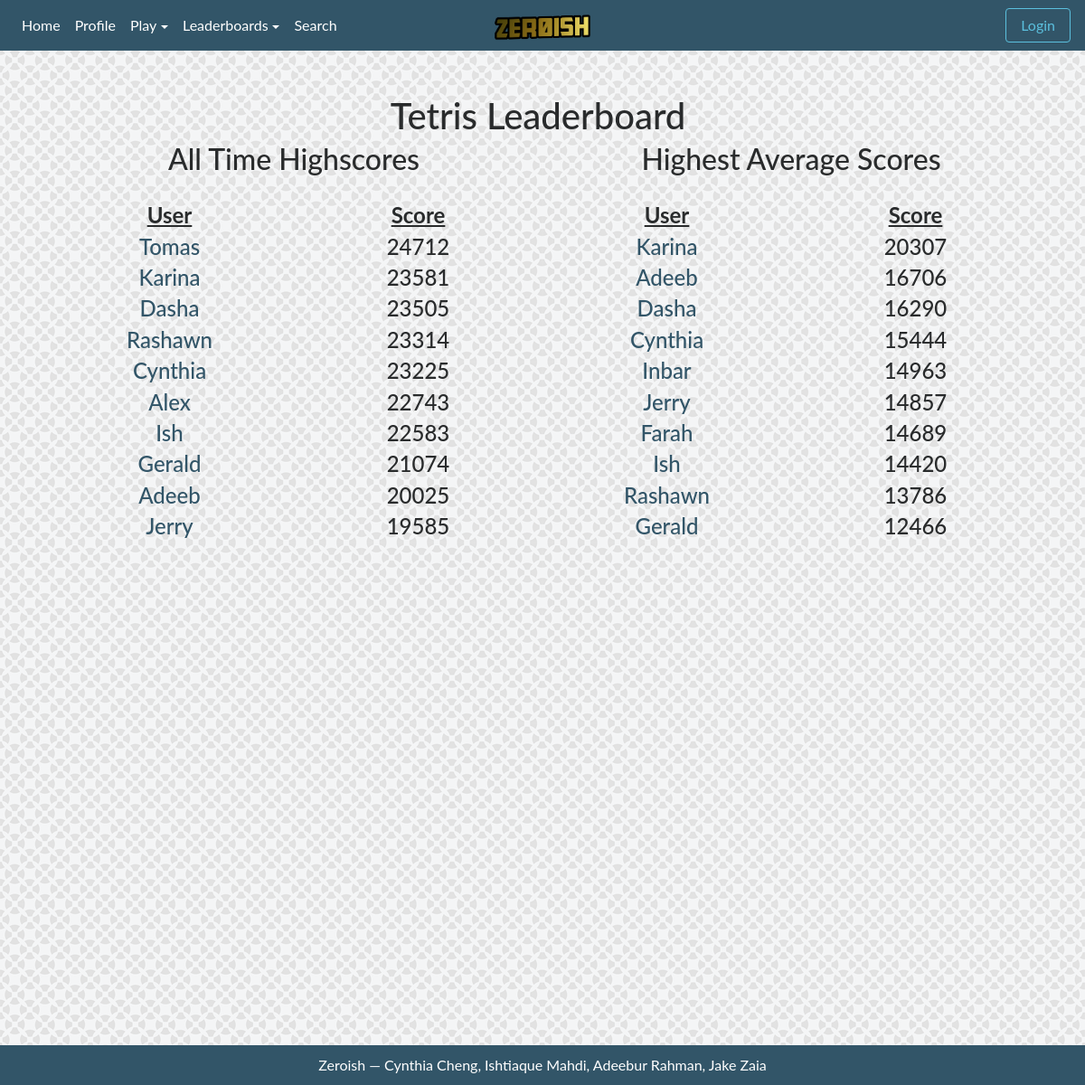
/tetris/leaderboard, run on the app's committed database.
### tables this page shows
CREATE TABLE tetris (username TEXT PRIMARY KEY, scores TEXT, average REAL, highscore NUMERIC, numplayed NUMERIC);

### app.py (the view)
@app.route("/tetris/leaderboard")
def tetris_leaderboard():
    if 'username' in session:
        logged = True
    else:
        logged = False
    return render_template("leaderboard.html", logged=logged, game="Tetris",
                           highscores = tetris.get_highscores(),
                           averages = tetris.get_averages())

### utils/tetris.py (called while the page is built)
def get_highscores():
    db = sqlite3.connect(f)
    user_info = db.cursor().execute('SELECT username, highscore FROM tetris;').fetchall()
    dic = {}
    for data in user_info:
        dic[data[0]] = data[1]
    scores = []
    for line in sorted(dic.items(), key=lambda dic: dic[1], reverse=True):
        scores.append( [line[0], line[1]] )
    return scores[:10]

def get_averages():
    db = sqlite3.connect(f)
    user_info = db.cursor().execute('SELECT username, average FROM tetris;').fetchall()
    dic = {}
    for data in user_info:
        dic[data[0]] = data[1]
    scores = []
    for line in sorted(dic.items(), key=lambda dic: dic[1], reverse=True):
        scores.append( [line[0], line[1]] )
    return scores[:10]

### templates/leaderboard.html (shortened to what this page needs)
{% extends "template.html" %}
{% block content %}
<br>
<div class="container">
  <div class="row">
    <div class="col"></div>
    <div class="col"><h1>{{ game }} Leaderboard</h1></div>
    <div class="col"></div>
  </div>
  <div class="row">
    <div class="col">
      <center>
        <h2> All Time Highscores</h2>
        <br>
        <div class="row">
          <div class="col">
            <h4><b><u>User</u></b></h4>
          </div>
          <div class="col">
            <h4><b><u>Score</u></b></h4>
          </div>
        </div>
        {% for data in highscores %}
        <div class="row">
          <div class="col">
            <a href="/profile?user={{ data[0] }}"><h4>{{ data[0] }}</h4></a>
          </div>
          <div class="col">
            <h4>{{ data[1] }}</h4>
          </div>
        </div>
        {% endfor %}
      </center>
    </div>
    <div class="col">
      <center>
        <h2> Highest Average Scores </h2>
        <br>
        <div class="row">
          <div class="col">
            <h4><b><u>User</u></b></h4>
          </div>
          <div class="col">
            <h4><b><u>Score</u></b></h4>
          </div>
        </div>
        {% for data in averages %}
        <div class="row">
          <div class="col">
            <a href="/profile?user={{ data[0] }}"><h4>{{ data[0] }}</h4></a>
          </div>
          <div class="col">
            <h4>{{ data[1]|int }}</h4>
          </div>
        </div>
        {% endfor %}
      </center>
    </div>
  </div>
</div>
{% endblock %}

### templates/template.html (shortened to what this page needs)
<!DOCTYPE html>
<html lang="en">
  <head>
    <link rel="stylesheet" type="text/css" href="{{ url_for('static',filename='css/bootstrap.min.css') }}">
    <link rel="stylesheet" type="text/css" href="{{ url_for('static',filename='css/style.css') }}">
  </head>
  <body>
    <nav class="navbar fixed-top navbar-toggleable-md navbar-inverse">
      <ul class="navbar-nav mr-auto">
        <li class="nav-item navbar-center" style="top: 0px;">
          <a href="/"><img src="{{ url_for('static',filename='img/logo.png') }}" alt="logo" height="75px" style="padding-bottom: 15px;"></a>
        </li>
        <div class="collapse navbar-collapse" id="navbarSupportedContent">
          <li class="nav-item active">
            <a class="nav-link" href="/">Home</a>
          </li>
          <li class="nav-item active">
            <a class="nav-link" href="/profile">Profile</a>
          </li>
          <li class="nav-item active dropdown">
            <a class="nav-link dropdown-toggle" href="/" data-toggle="dropdown">Play</a>
          </li>
          <li class="nav-item active dropdown">
            <a class="nav-link dropdown-toggle" href="/" data-toggle="dropdown">Leaderboards</a>
          </li>
          <li class="nav-item active">
            <a class="nav-link" href="/search">Search</a>
          </li>
        </div>
      </ul>
      {% if logged %}<li class="nav-item navbar-right active">
        <a class="btn nav-link-success btn-outline-danger" href="/logout">Logout</a>
      </li>{% else %}<li class="nav-item navbar-right active">
        <a class="btn nav-link-success btn-outline-info " href="/login">Login</a>
      </li>{% endif %}
    </nav>
    <br>
    <br>
    <center>
      <div class="content">
        <br>
        {% block content %}
        {% endblock %}
      </div>
    </center>
    <div class="footer">
      Zeroish — Cynthia Cheng, Ishtiaque Mahdi, Adeebur Rahman, Jake Zaia<br>
    </div>
  </body>
</html>

### static/css/style.css (style rules this page uses)
body { padding-top: 10px; min-height: 75rem; position: absolute; height: 100%; width: 100%; background-image: url("../img/pattern.png"); background-position: center top; background-attachment: fixed; font-family: 'Lato', sans-serif; text-align: justify; }
.content { text-align: left; padding-left: 50px; padding-right: 50px; }
.footer { font-size: auto; padding-top: 10px; padding-bottom: 10px; position: fixed; left: 0; bottom: 0; width: 100%; background-color: #325568; color: white; text-align: center; }
.navbar-center { position: absolute; left: 50%; transform: translatex(-50%); }
a, a:hover { color: #325568; }
ul { list-style-type: none; }
li { list-style-type: none; }
.navbar-inverse { background-color: #325568; border-color: #325568; }

### data on the page
tetris: username "Tomas", highscore "24712"
tetris: username "Karina", highscore "23581", average "20307"
tetris: username "Dasha", highscore "23505", average "16290"
tetris: username "Rashawn", highscore "23314", average "13786"
tetris: username "Cynthia", highscore "23225", average "15444"
tetris: username "Alex", highscore "22743"
tetris: username "Ish", highscore "22583", average "14420"
tetris: username "Gerald", highscore "21074", average "12466"
tetris: username "Adeeb", highscore "20025", average "16706"
tetris: username "Jerry", highscore "19585", average "14857"
tetris: username "Inbar", average "14963"
tetris: username "Farah", average "14689"

### other printed values
{{ game }} "Tetris"
